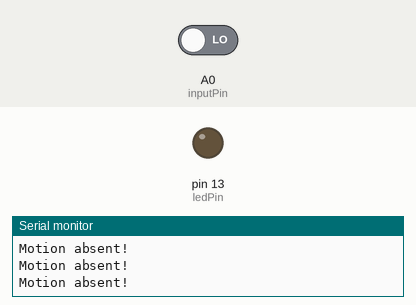
The sketch below on a simulated Arduino Mega 2560, built with avr-gcc and run on an emulated ATmega2560. On the bench: output pins drawn as LEDs (lit = HIGH), the last lines printed to the serial monitor. The test bench sets the inputs (shaded band); at power-on: A0 (inputPin) LOW.

Above: at 1.2 s.
1.3 s: A0 (inputPin) driven HIGH
At 2.0 s:
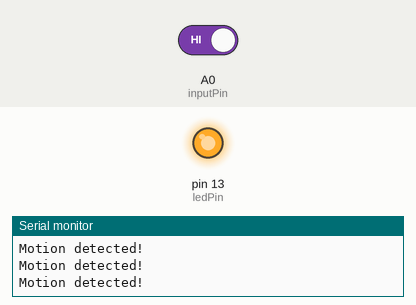
2.8 s: A0 (inputPin) driven LOW
At 3.2 s:
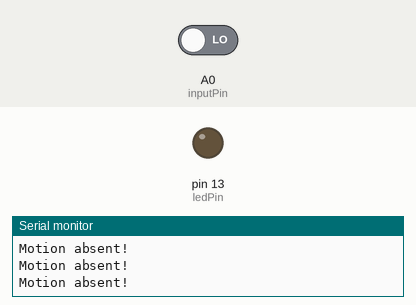
Timing chart, 0 to 5.8 s (numbered marks = the images above; inputs shaded):
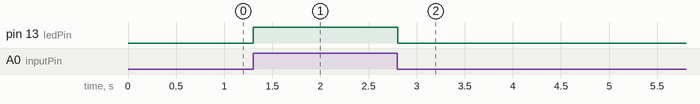

The sketch:

PIRSensor.ino
```cpp
// mega 2560

// pir sensor

int ledPin = 13;   // choose the pin for the LED
int inputPin = A0; // choose the input pin (for PIR sensor)

void setup()
{
  pinMode(ledPin, OUTPUT);  // declare LED as output
  pinMode(inputPin, INPUT); // declare sensor as input
  Serial.begin(9600);
}

void loop()
{
  int val = digitalRead(inputPin); // read input value
  if (val == HIGH)
  {                             // check if the input is HIGH
    digitalWrite(ledPin, HIGH); // turn LED ON
    Serial.println("Motion detected!");
  }
  else
  {
    digitalWrite(ledPin, LOW); // turn LED OFF
    Serial.println("Motion absent!");
  }
  delay(100);
}
```

Measured:
- after the input at 1.3 s, pin 13 (ledPin): LOW → HIGH at once
- after the input at 2.8 s, pin 13 (ledPin): HIGH → LOW at once
